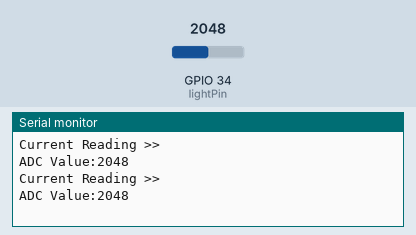
This sketch was run on a simulated ESP32. On the bench: the last lines printed to the serial monitor. The test bench sets the inputs (shaded band); at power-on: GPIO 34 (lightPin) = 2048. Not simulated (calls return 0 or success): arduino_secrets.h.

Above: at 5.8 s.
5.9 s: GPIO 34 (lightPin) set to 2866
At 11.2 s:
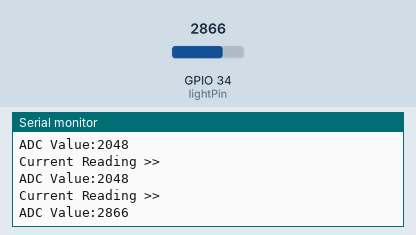
11.9 s: GPIO 34 (lightPin) set to 3603
At 16.2 s:
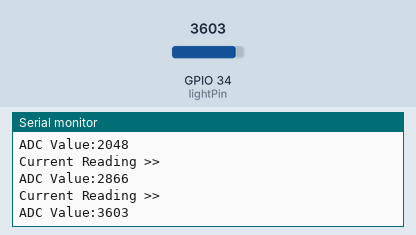
Timing chart, 0 to 17.7 s (numbered marks = the images above; inputs shaded):
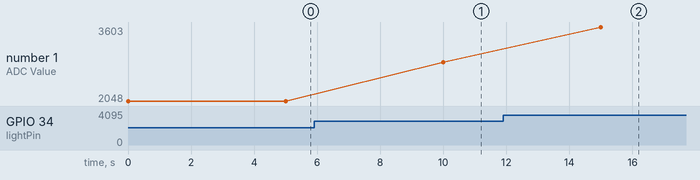

Measured:
- after the input at 5.9 s, the serial monitor: prints a new line after 4.1 s (image 1)
- after the input at 11.9 s, the serial monitor: prints a new line after 3.1 s (image 2)
- plotted number 1: 2048 → 2866 after the input at 5.9 s, 2866 → 3603 after the input at 11.9 s

The sketch:

MECHATRONICS_BUILD_LAB_4.ino
```cpp
#include "arduino_secrets.h"

/***********************************************
 * PEO Scarborough Chapter
 * Mechatronics 2023
 * Ontario, Canada
 * Lab 4 - Light Dependant Resistor
 * November 18, 2023
 * Mechatronic Mavs
 * Maroof Sulaiman and Ishraq Alam

************************************************/

#define lightPin 34

int lightValue = 0;

void setup() {
    Serial.begin(9600);
    while(!Serial);
}

void loop() {
    lightValue = analogRead(lightPin);

    Serial.println("Current Reading >>");
    Serial.print("ADC Value:");
    Serial.println(lightValue);

    delay(5000);
}
```
